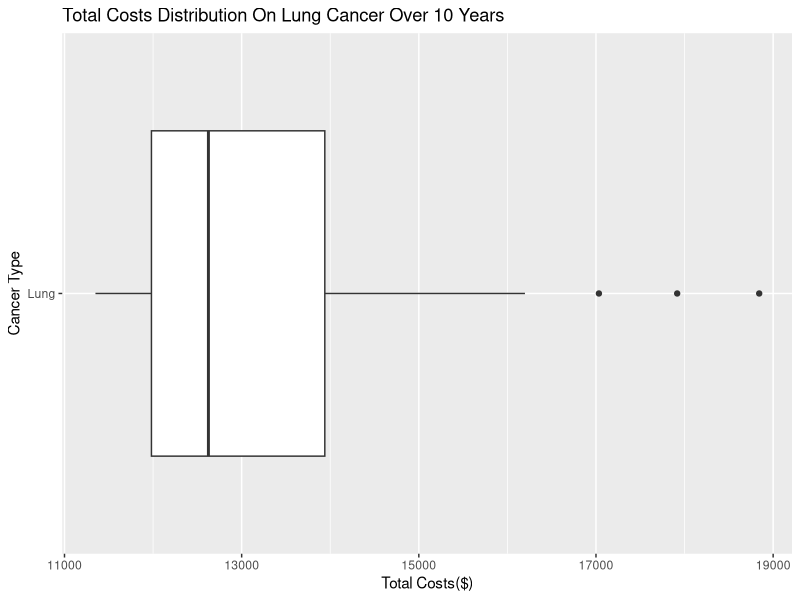
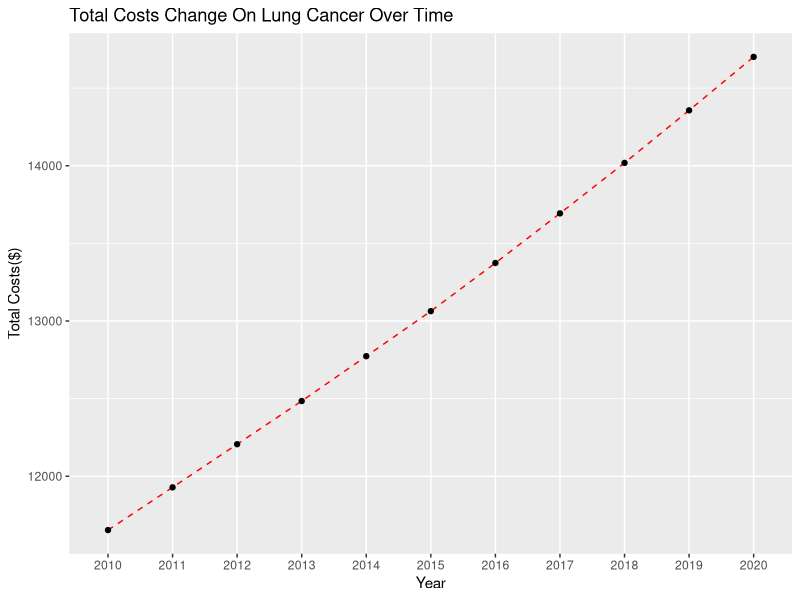

Reproduce these figures in R, in order.
#Analysis of the cost

library(dplyr)
library(tidyr)
library(ggplot2)

cost_data <- read.csv("./data/cost.csv")

# Costs ($) per year in millions of 2010 dollars
cost_data <- cost_data %>% 
  rename(
    "cancer" = "Cancer.Site",
    #"Total.Costs" = "Total.Costs"
  ) %>% 
  mutate(year = substr(Year, 1, 4)) %>% 
  select(cancer, year, Total.Costs) %>% 
  filter(cancer == "Lung")

#Statistical Testing
cost_mean <- cost_data %>% 
  summarise(mean(Total.Costs))


cost_median <- cost_data %>% 
  summarise(median(Total.Costs))

cost_max <- cost_data %>% 
  summarise(max(Total.Costs))

cost_min <- cost_data %>% 
  summarise(min(Total.Costs))

cost_range = cost_max - cost_min

cost_sd <- cost_data %>% 
  summarise(sd(Total.Costs))


#Distribution Plot
#Shows the distribution of the total cost on lung cancer from 2010 to 2020.
cost_distribution <- cost_data %>%
  ggplot(aes(x = cancer, y = Total.Costs)) +
  geom_boxplot() +
  coord_flip() +
  labs(
    title = "Total Costs Distribution On Lung Cancer Over 10 Years",
    x = "Cancer Type",
    y = "Total Costs($)"
  )


#Relationship Plot
#Shows the trend of the avearge total cost per year on lung cancer from 2010 to 2020.

cost_data_relation <- cost_data %>% 
  group_by(year) %>% 
  summarise(mean(Total.Costs)) %>% 
  rename(
    "Total.Costs" = "mean(Total.Costs)"
  )

cost_over_year <- ggplot(cost_data_relation, aes(x = year, y = Total.Costs, group=1)) +
  geom_line(linetype = "dashed", color="red")+
  geom_point() +
  labs(
    title = "Total Costs Change On Lung Cancer Over Time",
    x = "Year",
    y = "Total Costs($)"
  )

